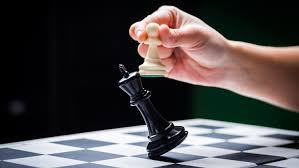
#> input picture FirstLab/chess.jpg, 299 x 168 px, found by its file name
$ python thirdAppDimension.py
#> lines starting #> are read from the running program, lines starting #| are printed output that depends on the picture
import cv2
path =  r'C:\Users\ng165\PycharmProjects\pythonProject1\FirstLab\chess.jpg'
img = cv2.imread(path)
#> img is the input picture: shape (168, 299, 3); mean B, G, R 70.7, 70.2, 75.3
height = img.shape[0]
#> height = 168
width = img.shape[1]
#> width = 299
channels = img.shape[2]
#> channels = 3
dimensions = img.shape
#> dimensions = (168, 299, 3)
print('Înălțimea imaginii:', height)
#| Înălțimea imaginii: 168
print('Lățimea imaginii : ', width)
#| Lățimea imaginii :  299
print('Numărul de canale:', channels)
#| Numărul de canale: 3
print('Dimensiunile imaginii:', dimensions)
#| Dimensiunile imaginii: (168, 299, 3)
cv2.imshow("Imaginea originală", img)
#redimensionarea imaginii
imM = cv2.resize(img, (200, 400))
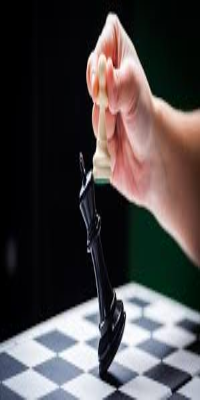
#> imM: shape (400, 200, 3); mean B, G, R 70.6, 70.2, 75.2
heightM = imM.shape[0]
#> heightM = 400
widthM = imM.shape[1]
#> widthM = 200
channelsM = imM.shape[2]
#> channelsM = 3
dimensionsM = imM.shape
#> dimensionsM = (400, 200, 3)
print('Înălțimea imaginii redimensionate: ', heightM)
#| Înălțimea imaginii redimensionate:  400
print('Lățimea imaginii redimensionate: ', widthM)
#| Lățimea imaginii redimensionate:  200
print('Numărul de canale redimensionate:', channelsM)
#| Numărul de canale redimensionate: 3
print('Dimensiunile imaginii redimensionate:', dimensionsM)
#| Dimensiunile imaginii redimensionate: (400, 200, 3)
cv2.imshow("Imaginea redimensionata", imM)
cv2.waitKey()
cv2.destroyAllWindows()
